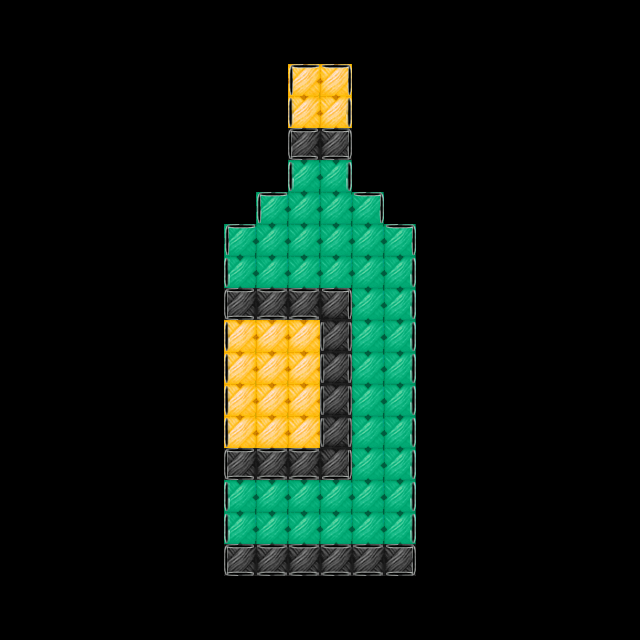

Rendered tile map (Tiled .tmx) drawn with the repository's tilesets; below, a short description and the full map source, tile grids included:
An orthogonal 20x20 tile map with 32x32 px tiles, 3 tile layers (layer1, layer2, layer3), 2 tilesets.

<map version="1.2" tiledversion="1.3.4" orientation="orthogonal" renderorder="left-down" width="20" height="20" tilewidth="32" tileheight="32" infinite="0" nextlayerid="5" nextobjectid="1">
 <tileset firstgid="1" source="color.tsx" />
 <tileset firstgid="22" source="stroke.tsx" />
 <layer id="1" name="layer1" width="20" height="20">
  <data encoding="csv">
0,0,0,0,0,0,0,0,0,0,0,0,0,0,0,0,0,0,0,0,
0,0,0,0,0,0,0,0,0,0,0,0,0,0,0,0,0,0,0,0,
0,0,0,0,0,0,0,0,0,8,8,0,0,0,0,0,0,0,0,0,
0,0,0,0,0,0,0,0,0,8,8,0,0,0,0,0,0,0,0,0,
0,0,0,0,0,0,0,0,0,11,11,0,0,0,0,0,0,0,0,0,
0,0,0,0,0,0,0,0,0,6,6,0,0,0,0,0,0,0,0,0,
0,0,0,0,0,0,0,0,6,6,6,6,0,0,0,0,0,0,0,0,
0,0,0,0,0,0,0,6,6,6,6,6,6,0,0,0,0,0,0,0,
0,0,0,0,0,0,0,6,6,6,6,6,6,0,0,0,0,0,0,0,
0,0,0,0,0,0,0,11,11,11,11,6,6,0,0,0,0,0,0,0,
0,0,0,0,0,0,0,8,8,8,11,6,6,0,0,0,0,0,0,0,
0,0,0,0,0,0,0,8,8,8,11,6,6,0,0,0,0,0,0,0,
0,0,0,0,0,0,0,8,8,8,11,6,6,0,0,0,0,0,0,0,
0,0,0,0,0,0,0,8,8,8,11,6,6,0,0,0,0,0,0,0,
0,0,0,0,0,0,0,11,11,11,11,6,6,0,0,0,0,0,0,0,
0,0,0,0,0,0,0,6,6,6,6,6,6,0,0,0,0,0,0,0,
0,0,0,0,0,0,0,6,6,6,6,6,6,0,0,0,0,0,0,0,
0,0,0,0,0,0,0,11,11,11,11,11,11,0,0,0,0,0,0,0,
0,0,0,0,0,0,0,0,0,0,0,0,0,0,0,0,0,0,0,0,
0,0,0,0,0,0,0,0,0,0,0,0,0,0,0,0,0,0,0,0
</data>
 </layer>
 <layer id="3" name="layer2" width="20" height="20">
  <data encoding="csv">
0,0,0,0,0,0,0,0,0,0,0,0,0,0,0,0,0,0,0,0,
0,0,0,0,0,0,0,0,0,0,0,0,0,0,0,0,0,0,0,0,
0,0,0,0,0,0,0,0,0,0,0,0,0,0,0,0,0,0,0,0,
0,0,0,0,0,0,0,0,0,0,0,0,0,0,0,0,0,0,0,0,
0,0,0,0,0,0,0,0,0,0,0,0,0,0,0,0,0,0,0,0,
0,0,0,0,0,0,0,0,0,0,0,0,0,0,0,0,0,0,0,0,
0,0,0,0,0,0,0,0,0,0,0,0,0,0,0,0,0,0,0,0,
0,0,0,0,0,0,0,0,0,0,0,0,0,0,0,0,0,0,0,0,
0,0,0,0,0,0,0,0,0,0,0,0,0,0,0,0,0,0,0,0,
0,0,0,0,0,0,0,0,0,0,0,0,0,0,0,0,0,0,0,0,
0,0,0,0,0,0,0,0,0,0,0,0,0,0,0,0,0,0,0,0,
0,0,0,0,0,0,0,0,0,0,0,0,0,0,0,0,0,0,0,0,
0,0,0,0,0,0,0,0,0,0,0,0,0,0,0,0,0,0,0,0,
0,0,0,0,0,0,0,0,0,0,0,0,0,0,0,0,0,0,0,0,
0,0,0,0,0,0,0,0,0,0,0,0,0,0,0,0,0,0,0,0,
0,0,0,0,0,0,0,0,0,0,0,0,0,0,0,0,0,0,0,0,
0,0,0,0,0,0,0,0,0,0,0,0,0,0,0,0,0,0,0,0,
0,0,0,0,0,0,0,0,0,0,0,0,0,0,0,0,0,0,0,0,
0,0,0,0,0,0,0,0,0,0,0,0,0,0,0,0,0,0,0,0,
0,0,0,0,0,0,0,0,0,0,0,0,0,0,0,0,0,0,0,0
</data>
 </layer>
 <objectgroup id="4" name="logiclayer" visible="0">
  <properties>
   <property name="usegid" value="6;11;8" />
   <property name="useicon" value="6.png;11.png;8.png" />
  </properties>
 </objectgroup>
 <layer id="2" name="layer3" width="20" height="20">
  <data encoding="csv">
0,0,0,0,0,0,0,0,0,0,0,0,0,0,0,0,0,0,0,0,
0,0,0,0,0,0,0,0,0,0,0,0,0,0,0,0,0,0,0,0,
0,0,0,0,0,0,0,0,0,26,28,0,0,0,0,0,0,0,0,0,
0,0,0,0,0,0,0,0,0,22,24,0,0,0,0,0,0,0,0,0,
0,0,0,0,0,0,0,0,0,36,34,0,0,0,0,0,0,0,0,0,
0,0,0,0,0,0,0,0,0,22,24,0,0,0,0,0,0,0,0,0,
0,0,0,0,0,0,0,0,26,0,0,28,0,0,0,0,0,0,0,0,
0,0,0,0,0,0,0,26,0,0,0,0,28,0,0,0,0,0,0,0,
0,0,0,0,0,0,0,22,0,0,0,0,24,0,0,0,0,0,0,0,
0,0,0,0,0,0,0,36,30,30,28,0,24,0,0,0,0,0,0,0,
0,0,0,0,0,0,0,22,0,0,31,0,24,0,0,0,0,0,0,0,
0,0,0,0,0,0,0,22,0,0,31,0,24,0,0,0,0,0,0,0,
0,0,0,0,0,0,0,22,0,0,31,0,24,0,0,0,0,0,0,0,
0,0,0,0,0,0,0,22,0,0,31,0,24,0,0,0,0,0,0,0,
0,0,0,0,0,0,0,36,30,30,29,0,24,0,0,0,0,0,0,0,
0,0,0,0,0,0,0,22,0,0,0,0,24,0,0,0,0,0,0,0,
0,0,0,0,0,0,0,22,0,0,0,0,24,0,0,0,0,0,0,0,
0,0,0,0,0,0,0,36,30,30,30,30,34,0,0,0,0,0,0,0,
0,0,0,0,0,0,0,0,0,0,0,0,0,0,0,0,0,0,0,0,
0,0,0,0,0,0,0,0,0,0,0,0,0,0,0,0,0,0,0,0
</data>
 </layer>
</map>
